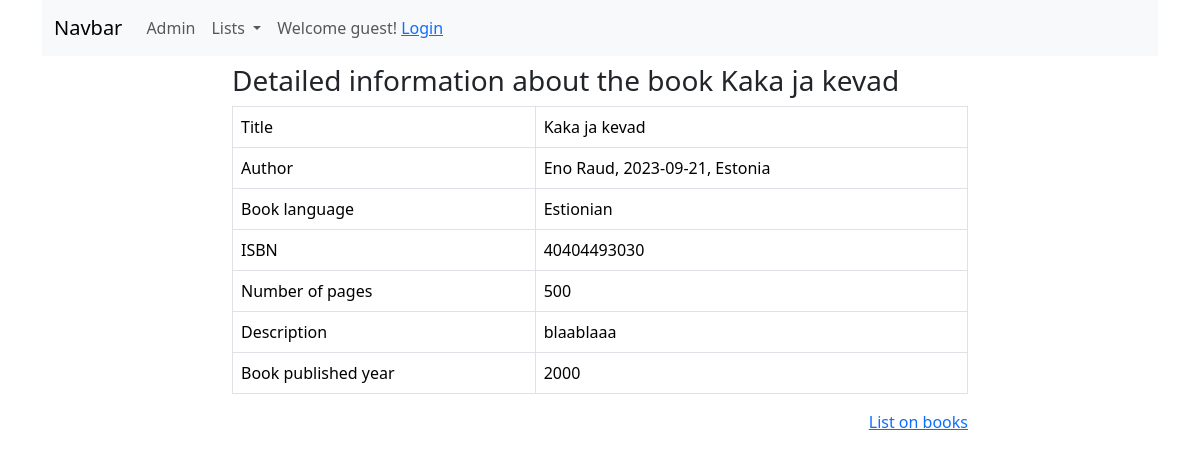
The page /booksapp/book_detail/2 on the database its author committed.
### booksapp/models.py (models this page shows, shortened)
class Book(models.Model):
    title = models.CharField(max_length=100)
    author = models.ForeignKey(Author, on_delete=models.SET_NULL, null=True)
    book_language = models.ForeignKey(Language, on_delete=models.SET_NULL, null=True)
    isbn = models.CharField(verbose_name='ISBN number', max_length=13, validators=[validate_digits_length])
    number_of_pages = models.PositiveIntegerField(validators=[MinValueValidator(2)])
    description = models.TextField(null=True, blank=True)  # st et taitmine ei ole kohustuslik
    book_published_year = models.PositiveIntegerField(validators=[MinValueValidator(1900), max_value_current_year])  # lubatud on aastad 1900 kaasa arvatud kuni tänane paev
    class Meta:
        ordering = ['title']

class Author(models.Model):
    firstname = models.CharField(max_length=25, validators=[MinLengthValidator(2)])
    lastname = models.CharField(max_length=25, validators=[MinLengthValidator(2)])
    birth = models.DateField(null=True, blank=True)
    country = models.ForeignKey(Country, on_delete=models.SET_NULL, null=True)
    class Meta:
        ordering = ['lastname', 'firstname']
    def fullname(self):
        return f'{self.firstname} {self.lastname}'
    def __str__(self):
        return f'{self.fullname()}, {self.birth}, {self.country}'

class Country(models.Model):
    country = models.CharField(max_length=50, validators=[MinLengthValidator(3)])
    class Meta:
        verbose_name_plural = 'countries'
    def __str__(self):
        return self.country

class Language(models.Model):
    language = models. CharField(max_length=50, validators=[MinLengthValidator(3)])
    def __str__(self):
        return self.language

### booksapp/views.py (the view)
# urls.py: path('book_detail/<int:pk>', views.BookDetailView.as_view(), name='book_detail'),  # book detail view
class BookDetailView(DetailView):
    model = Book

### booksapp/templates/booksapp/book_detail.html
{% extends 'base.html' %}
{% block content %}
	<div class="row">
    <div class="col-8 mt-2 mx-auto">
        <h3>Detailed information about the book {{ book.title }}</h3>
        <table class="table table-bordered">
            <tr>
                <td>Title</td>
                <td>{{ book.title }}</td>
            </tr>
              <tr>
                <td>Author</td>
                <td>{{ book.author }}</td>
            </tr>
            <tr>
                <td>Book language</td>
                <td>{{ book.book_language }}</td>
            </tr>
            <tr>
                <td>ISBN</td>
                <td>{{ book.isbn }}</td>
            </tr>
            <tr>
                <td>Number of pages</td>
                <td>{{ book.number_of_pages }}</td>
            </tr>
            <tr>
                <td>Description</td>
                <td>{{ book.description }}</td>
            </tr>
            <tr>
                <td>Book published year</td>
                <td>{{ book.book_published_year }}</td>
            </tr>
        </table>
        <p class="text-end">
            <a href="{% url 'booksapp:book_list' %}">List on books</a>
        </p>
    </div>
    </div>
{% endblock %}

### rows shown on the page
Book: title "Kaka ja kevad", author "Eno Raud, 2023-09-21, Estonia", book_language "Estionian", isbn "40404493030", number_of_pages "500", description "blaablaaa", book_published_year "2000"
